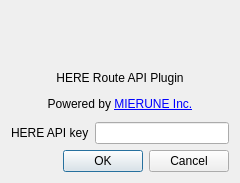
<?xml version="1.0" encoding="UTF-8"?>
<ui version="4.0">
 <class>Dialog</class>
 <widget class="QDialog" name="Dialog">
  <property name="geometry">
   <rect>
    <x>0</x>
    <y>0</y>
    <width>240</width>
    <height>183</height>
   </rect>
  </property>
  <property name="minimumSize">
   <size>
    <width>240</width>
    <height>0</height>
   </size>
  </property>
  <property name="windowTitle">
   <string>HERE Account</string>
  </property>
  <layout class="QVBoxLayout" name="verticalLayout">
   <item>
    <widget class="QLabel" name="label">
     <property name="text">
      <string/>
     </property>
     <property name="pixmap">
      <pixmap>../imgs/icon.png</pixmap>
     </property>
     <property name="alignment">
      <set>Qt::AlignCenter</set>
     </property>
    </widget>
   </item>
   <item>
    <widget class="QLabel" name="label_2">
     <property name="text">
      <string>&lt;html&gt;&lt;head/&gt;&lt;body&gt;&lt;p&gt;HERE Route API Plugin&lt;/p&gt;&lt;p&gt;Powered by &lt;a href=&quot;https://www.mierune.co.jp/&quot;&gt;&lt;span style=&quot; text-decoration: underline; color:#0000ff;&quot;&gt;MIERUNE Inc.&lt;/span&gt;&lt;/a&gt;&lt;/p&gt;&lt;/body&gt;&lt;/html&gt;</string>
     </property>
     <property name="alignment">
      <set>Qt::AlignCenter</set>
     </property>
     <property name="openExternalLinks">
      <bool>true</bool>
     </property>
    </widget>
   </item>
   <item>
    <layout class="QHBoxLayout" name="horizontalLayout_2">
     <property name="spacing">
      <number>6</number>
     </property>
     <item>
      <widget class="QLabel" name="label_3">
       <property name="minimumSize">
        <size>
         <width>40</width>
         <height>0</height>
        </size>
       </property>
       <property name="text">
        <string>HERE API key</string>
       </property>
      </widget>
     </item>
     <item>
      <widget class="QLineEdit" name="apikey_txt">
       <property name="sizePolicy">
        <sizepolicy hsizetype="Expanding" vsizetype="Fixed">
         <horstretch>0</horstretch>
         <verstretch>0</verstretch>
        </sizepolicy>
       </property>
       <property name="minimumSize">
        <size>
         <width>0</width>
         <height>0</height>
        </size>
       </property>
      </widget>
     </item>
    </layout>
   </item>
   <item>
    <layout class="QHBoxLayout" name="horizontalLayout">
     <item>
      <spacer name="horizontalSpacer">
       <property name="orientation">
        <enum>Qt::Horizontal</enum>
       </property>
       <property name="sizeHint" stdset="0">
        <size>
         <width>40</width>
         <height>20</height>
        </size>
       </property>
      </spacer>
     </item>
     <item>
      <widget class="QPushButton" name="pushButton_run">
       <property name="sizePolicy">
        <sizepolicy hsizetype="Minimum" vsizetype="Fixed">
         <horstretch>0</horstretch>
         <verstretch>0</verstretch>
        </sizepolicy>
       </property>
       <property name="text">
        <string>OK</string>
       </property>
      </widget>
     </item>
     <item>
      <widget class="QPushButton" name="pushButton_cancel">
       <property name="sizePolicy">
        <sizepolicy hsizetype="Minimum" vsizetype="Fixed">
         <horstretch>0</horstretch>
         <verstretch>0</verstretch>
        </sizepolicy>
       </property>
       <property name="text">
        <string>Cancel</string>
       </property>
      </widget>
     </item>
    </layout>
   </item>
  </layout>
 </widget>
 <resources/>
 <connections/>
</ui>
